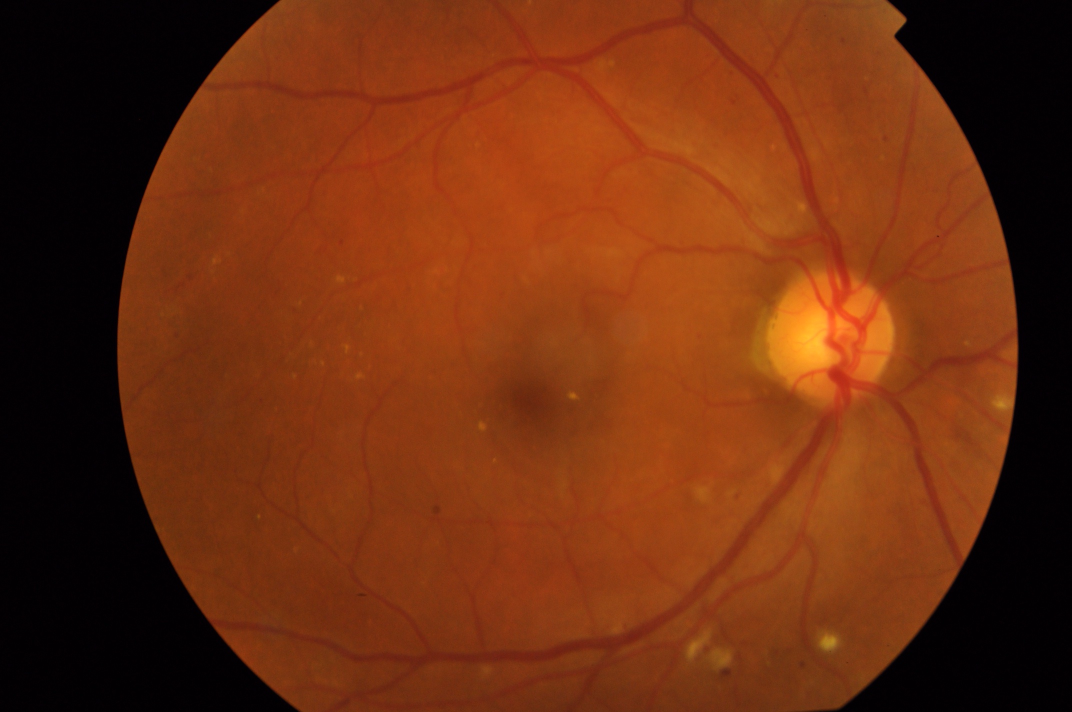
#> input picture test_images/e4e343eaae2a.png, 2144 x 1424 px (shown at 1/2 size)
$ python -i preprocessing.py   (imports and definitions only)
#> lines starting #> are read from the running program, lines starting #| are printed output that depends on the picture; after the words box and inside, x2 and y2 are one past the last pixel; in counts of white or black regions, pixels touching at a corner belong together
"""Diabetic Retinopathy image preprocessing module.

Reproduces the exact training preprocessing pipeline from docs/training/sih-hackathon.ipynb:
1. Decode image to RGB uint8.
2. Black border cropping with grayscale threshold tol=7.
3. Resize to 300x300.
4. Ben Graham filter: cv2.addWeighted(img, 4, GaussianBlur(img, (0,0), sigma), -4, 128)
   where sigma = width / 10 = 30px (intentional for parity with training).
5. Rescale to [0.0, 1.0] and normalize with ImageNet mean/std.
6. Permute to (3, H, W) float32 ndarray.
"""

from __future__ import annotations

import json
from pathlib import Path
from typing import Union

import numpy as np

# Training constants (Cell 4 & Cell 5 of sih-hackathon.ipynb and model_metadata.json)
DEFAULT_IMG_SIZE: int = 300
DEFAULT_TOL: int = 7
DEFAULT_SIGMA_FRAC: int = 10  # sigma = width / 10 = 30 px for 300x300 image
DEFAULT_MEAN: list[float] = [0.485, 0.456, 0.406]
DEFAULT_STD: list[float] = [0.229, 0.224, 0.225]


def crop_black_border(img: np.ndarray, tol: int = DEFAULT_TOL) -> np.ndarray:
    """Crops black border around the fundus retina.

    Exact reproduction of Cell 4 crop_black_border(img, tol=7) in notebook.
    """
    import cv2

    gray = cv2.cvtColor(img, cv2.COLOR_RGB2GRAY)
    mask = gray > tol
    if mask.sum() == 0:
        return img
    coords = np.argwhere(mask)
    y0, x0 = coords.min(axis=0)
    y1, x1 = coords.max(axis=0) + 1
    return img[y0:y1, x0:x1]


def ben_graham_preprocess(img: np.ndarray, sigma_frac: int = DEFAULT_SIGMA_FRAC) -> np.ndarray:
    """Applies Ben Graham circular color-constancy filter.

    Exact reproduction of Cell 4 ben_graham_preprocess(img, sigma_frac=10) in notebook.
    sigma = img.shape[1] / sigma_frac (= 30 px for a 300px image).
    """
    import cv2

    sigma = img.shape[1] / sigma_frac
    blurred = cv2.GaussianBlur(img, (0, 0), sigma)
    return cv2.addWeighted(img, 4, blurred, -4, 128)


# [50 lines left out: function load_image, not called in this run]


def preprocess_image(
    image_rgb: np.ndarray,
    size: int = DEFAULT_IMG_SIZE,
    mean: list[float] | tuple[float, ...] = DEFAULT_MEAN,
    std: list[float] | tuple[float, ...] = DEFAULT_STD,
    tol: int = DEFAULT_TOL,
    sigma_frac: int = DEFAULT_SIGMA_FRAC,
) -> np.ndarray:
    """Preprocesses an RGB image matching the training pipeline exactly:

    1. Black border cropping with threshold tol=7.
    2. Resize to (size, size), defaulting to 300x300.
    3. Ben Graham filter: cv2.addWeighted(img, 4, GaussianBlur(img, (0,0), size/sigma_frac), -4, 128).
    4. Rescale to [0.0, 1.0] (matching torchvision transforms.ToTensor).
    5. Channel normalization with ImageNet mean and std.
    6. Transpose from (H, W, 3) to (3, H, W) float32 ndarray.

    Args:
        image_rgb: Input RGB image of shape (H, W, 3) and uint8 dtype.
        size: Target image width and height (default 300).
        mean: Normalization channel means (default ImageNet [0.485, 0.456, 0.406]).
        std: Normalization channel standard deviations (default ImageNet [0.229, 0.224, 0.225]).
        tol: Black border detection threshold (default 7).
        sigma_frac: Divisor for GaussianBlur sigma = width / sigma_frac (default 10 -> 30 px).

    Returns:
        float32 numpy ndarray of shape (3, size, size) ready for model inference.
    """
    import cv2

    if not isinstance(image_rgb, np.ndarray) or image_rgb.ndim != 3 or image_rgb.shape[2] != 3:
        raise ValueError(f"Expected 3-channel RGB ndarray, got shape {getattr(image_rgb, 'shape', None)}")

    # 1. Black border crop
    cropped = crop_black_border(image_rgb, tol=tol)

    # 2. Resize to (size, size)
    resized = cv2.resize(cropped, (size, size), interpolation=cv2.INTER_LINEAR)

    # 3. Ben Graham contrast enhancement
    graham = ben_graham_preprocess(resized, sigma_frac=sigma_frac)

    # 4. Scale to [0.0, 1.0]
    scaled = graham.astype(np.float32) / 255.0

    # 5. Normalize with mean and std
    mean_arr = np.array(mean, dtype=np.float32)
    std_arr = np.array(std, dtype=np.float32)
    norm = (scaled - mean_arr) / std_arr

    # 6. Permute to (3, H, W)
    chw = np.ascontiguousarray(norm.transpose(2, 0, 1), dtype=np.float32)
    return chw

>>> import cv2
>>> picture = cv2.cvtColor(cv2.imread('../../../test_images/e4e343eaae2a.png'), cv2.COLOR_BGR2RGB)
>>> result = preprocess_image(picture)
#> in crop_black_border, `gray = cv2.cvtColor(img, cv2.COLOR_RGB2GRAY)`:
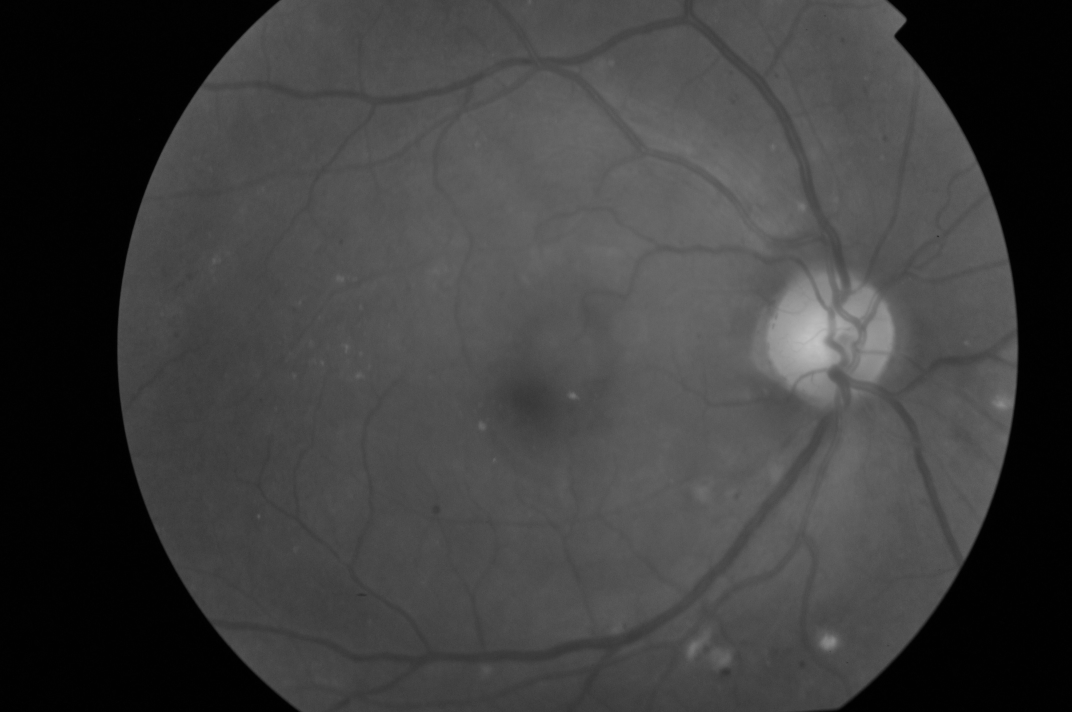
#> gray: shape (1424, 2144) (shown at 1/2 size); min 0, max 196, mean 61.7
#> in crop_black_border, `mask = gray > tol`:
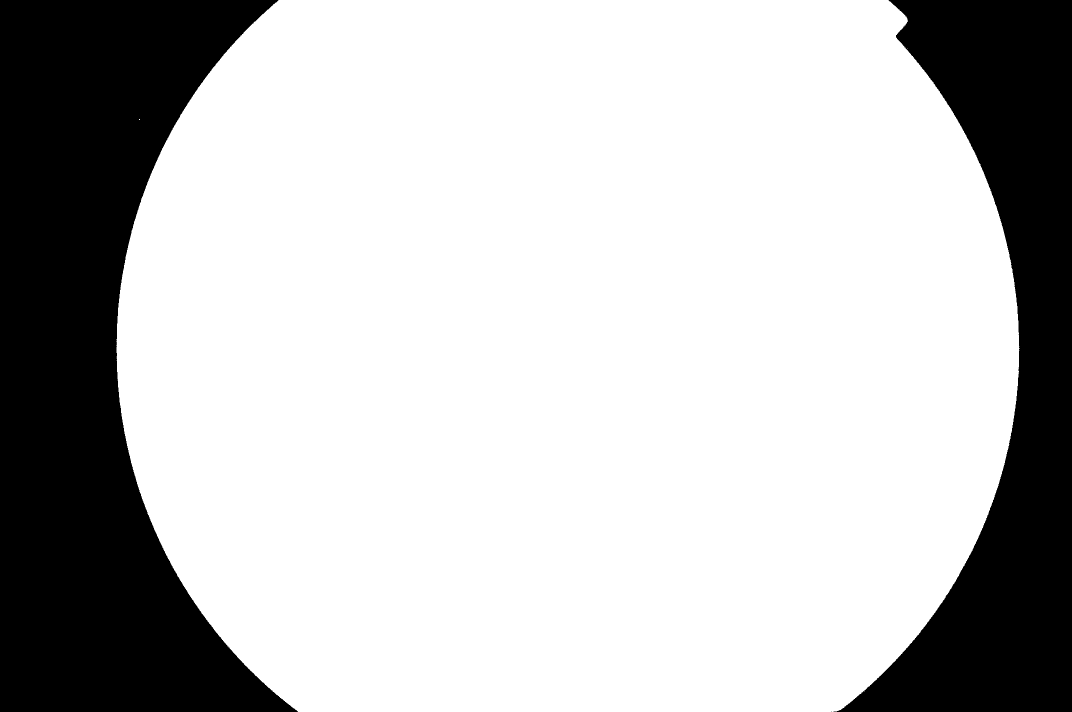
#> mask: shape (1424, 2144) bool (shown at 1/2 size); 74.6% white; 3 black regions (1 under 20 px), largest, box (x1, y1, x2, y2) and area: (0, 0, 596, 1424) 480593, (1667, 0, 2144, 1424) 295492
#> in crop_black_border, `coords = np.argwhere(mask)`: coords = 2276970 pairs, first value 0 to 1423, second value 233 to 2038
#> in crop_black_border, `y0, x0 = coords.min(axis=0)`: y0 = 0; x0 = 233
#> in crop_black_border, `y1, x1 = coords.max(axis=0) + 1`: y1 = 1424; x1 = 2039
#> in crop_black_border, `return img[y0:y1, x0:x1]`:
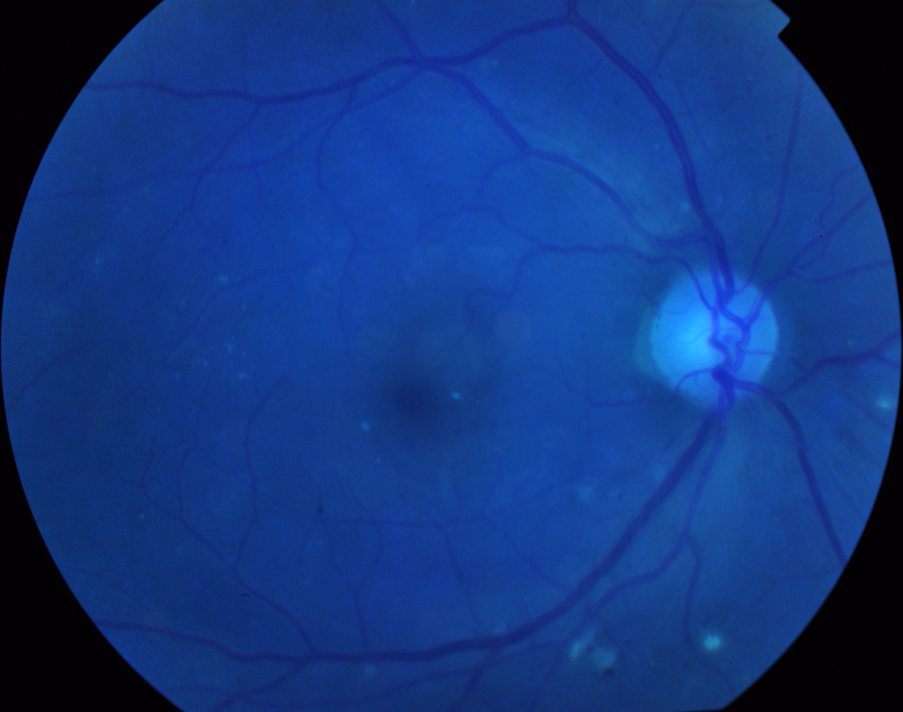
#> returned value: shape (1424, 1806, 3) (shown at 1/2 size); mean of channels 0, 1, 2 129.3, 55, 18; drawn as B, G, R
#> in preprocess_image, `resized = cv2.resize(cropped, (size, size), interpolation=cv2.INTER_LI..`:
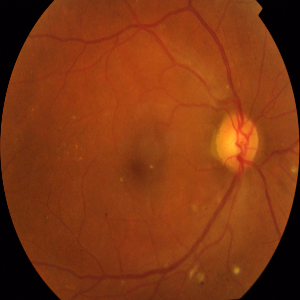
#> resized: shape (300, 300, 3); mean R, G, B 129.2, 54.9, 17.9
#> in ben_graham_preprocess, `blurred = cv2.GaussianBlur(img, (0, 0), sigma)`:
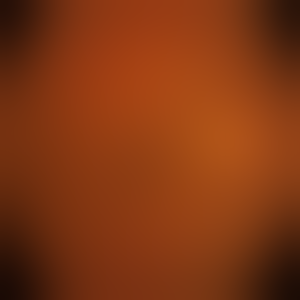
#> blurred: shape (300, 300, 3); mean R, G, B 129.5, 55, 18
#> in ben_graham_preprocess, `return cv2.addWeighted(img, 4, blurred, -4, 128)`:
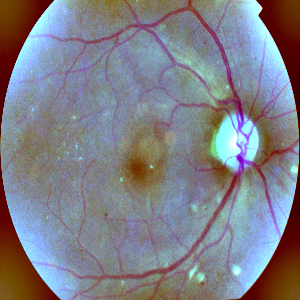
#> returned value: shape (300, 300, 3); mean of channels 0, 1, 2 136.2, 127.4, 127.9; drawn as B, G, R
#> in preprocess_image, `norm = (scaled - mean_arr) / std_arr`:
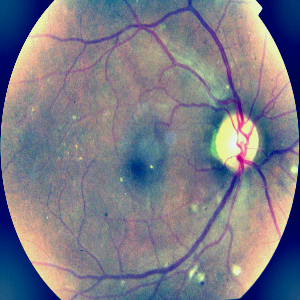
#> norm: shape (300, 300, 3) float32; mean R, G, B 0.214, 0.195, 0.424; drawn with min black and max white

$ run again, on test_images/e4f12411fd85.png
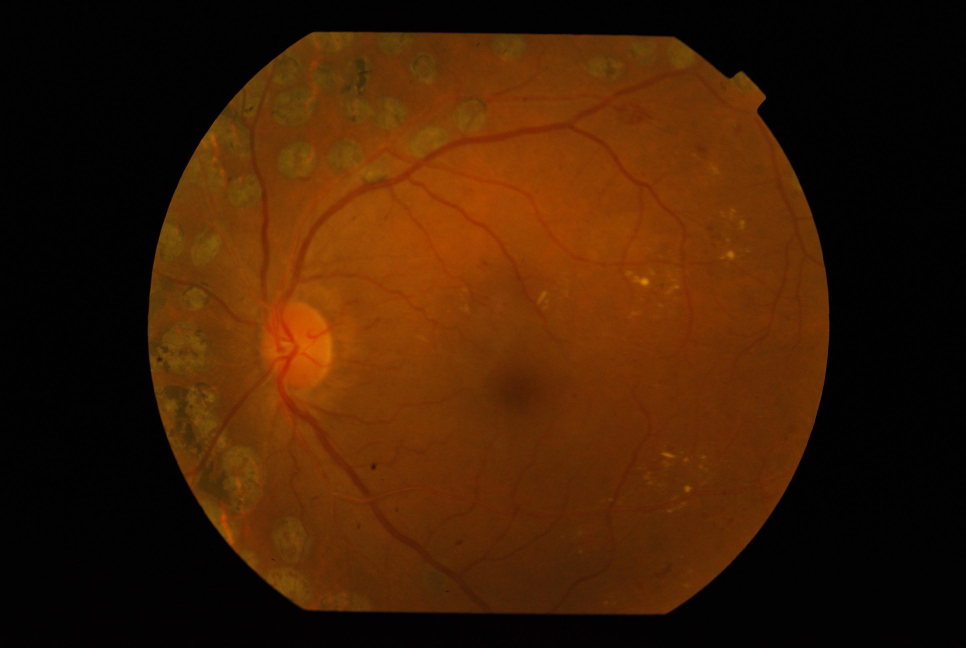
#> input picture test_images/e4f12411fd85.png, 2896 x 1944 px (shown at 1/3 size)
#> in crop_black_border, `mask = gray > tol`:
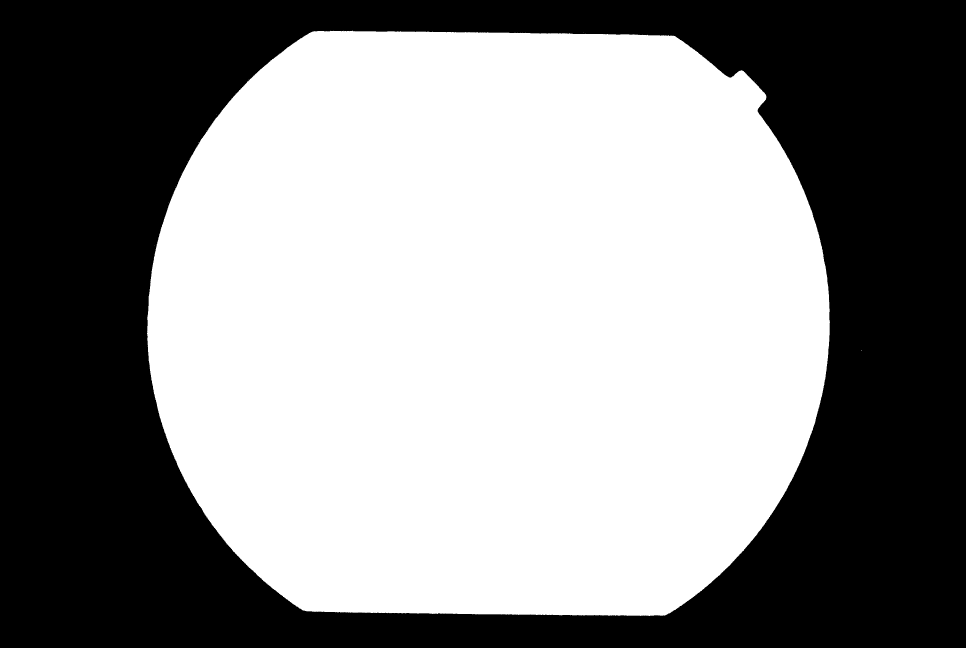
#> mask: shape (1944, 2896) bool (shown at 1/3 size); 54.7% white; 1 black region, box (x1, y1, x2, y2) and area: (0, 0, 2896, 1944) 2548609
#> coords = 3081215 pairs, first value 92 to 1847, second value 441 to 2583
#> y0 = 92; x0 = 441
#> y1 = 1848; x1 = 2584
#> in preprocess_image, `scaled = graham.astype(np.float32) / 255.0`:
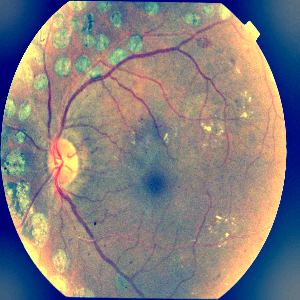
#> scaled: shape (300, 300, 3) float32; mean R, G, B 0.521, 0.501, 0.502

$ run again, on test_images/e50b0174690d.png
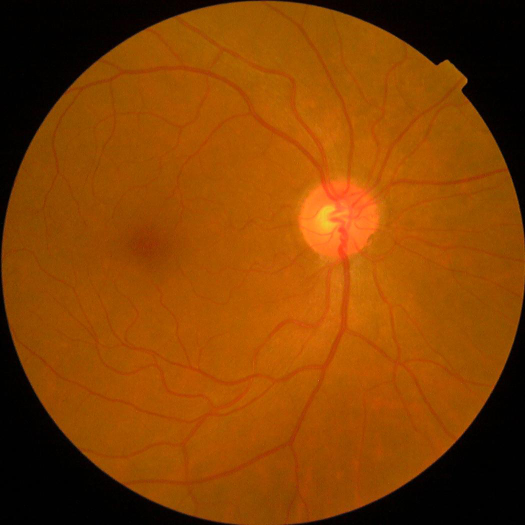
#> input picture test_images/e50b0174690d.png, 1050 x 1050 px (shown at 1/2 size)
#> in crop_black_border, `mask = gray > tol`:
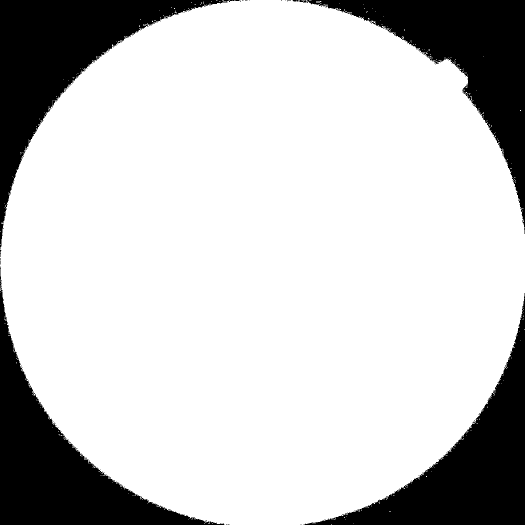
#> mask: shape (1050, 1050) bool (shown at 1/2 size); 79.4% white; 53 black regions (47 under 20 px), largest, box (x1, y1, x2, y2) and area: (0, 0, 482, 495) 59194, (0, 540, 449, 1050) 57444, (609, 586, 1050, 1050) 55434, (614, 0, 1050, 455) 55144, (585, 0, 613, 4) 76, (0, 499, 3, 514) 20
#> coords = 875070 pairs, first value 0 to 1049, second value 0 to 1049
#> y0 = 0
#> y1 = 1050
#> in preprocess_image, `norm = (scaled - mean_arr) / std_arr`:
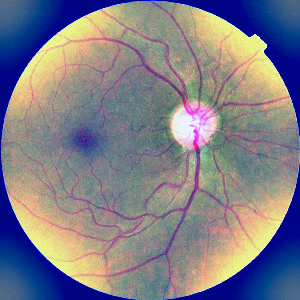
#> norm: shape (300, 300, 3) float32; mean R, G, B 0.276, 0.241, 0.428; drawn with min black and max white

$ run again, on test_images/e529c5757d64.png
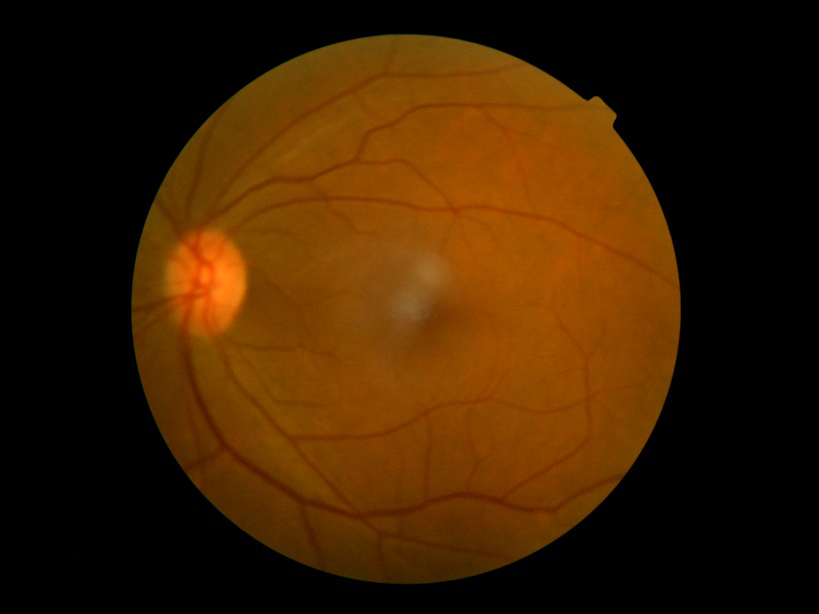
#> input picture test_images/e529c5757d64.png, 819 x 614 px
#> mask: shape (614, 819) bool; 47.5% white; 1 white region, box (x1, y1, x2, y2) and area: (131, 34, 681, 585) 238753
#> coords = 238753 pairs, first value 34 to 584, second value 131 to 680
#> y0 = 34; x0 = 131
#> y1 = 585; x1 = 681
#> in preprocess_image, `norm = (scaled - mean_arr) / std_arr`:
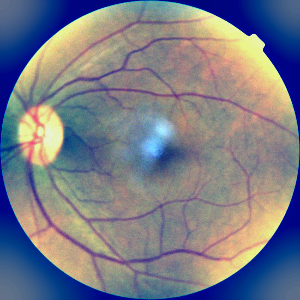
#> norm: shape (300, 300, 3) float32; mean R, G, B 0.169, 0.212, 0.422; drawn with min black and max white
